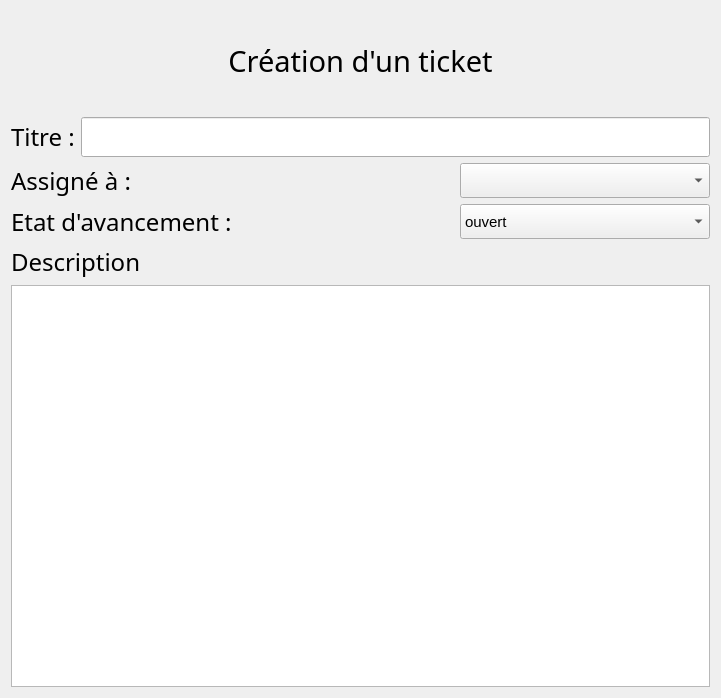
<?xml version="1.0" encoding="UTF-8"?>
<ui version="4.0">
 <class>formAddBug</class>
 <widget class="QDialog" name="formAddBug">
  <property name="geometry">
   <rect>
    <x>0</x>
    <y>0</y>
    <width>721</width>
    <height>698</height>
   </rect>
  </property>
  <property name="windowTitle">
   <string>Dialog</string>
  </property>
  <layout class="QVBoxLayout" name="verticalLayout">
   <item>
    <widget class="QLabel" name="label">
     <property name="minimumSize">
      <size>
       <width>0</width>
       <height>100</height>
      </size>
     </property>
     <property name="font">
      <font>
       <family>SketchFlow Print</family>
       <pointsize>22</pointsize>
      </font>
     </property>
     <property name="text">
      <string>Création d'un ticket</string>
     </property>
     <property name="alignment">
      <set>Qt::AlignCenter</set>
     </property>
    </widget>
   </item>
   <item>
    <layout class="QHBoxLayout" name="horizontalLayout">
     <item>
      <widget class="QLabel" name="label_2">
       <property name="font">
        <font>
         <family>Microsoft Yi Baiti</family>
         <pointsize>18</pointsize>
        </font>
       </property>
       <property name="text">
        <string>Titre :</string>
       </property>
      </widget>
     </item>
     <item>
      <widget class="QLineEdit" name="lineEdit">
       <property name="minimumSize">
        <size>
         <width>0</width>
         <height>40</height>
        </size>
       </property>
      </widget>
     </item>
    </layout>
   </item>
   <item>
    <layout class="QHBoxLayout" name="horizontalLayout_2">
     <item>
      <widget class="QLabel" name="label_5">
       <property name="font">
        <font>
         <family>Microsoft Yi Baiti</family>
         <pointsize>18</pointsize>
        </font>
       </property>
       <property name="text">
        <string>Assigné à :</string>
       </property>
      </widget>
     </item>
     <item>
      <spacer name="horizontalSpacer">
       <property name="orientation">
        <enum>Qt::Horizontal</enum>
       </property>
       <property name="sizeHint" stdset="0">
        <size>
         <width>40</width>
         <height>20</height>
        </size>
       </property>
      </spacer>
     </item>
     <item>
      <widget class="QComboBox" name="comboBox_2">
       <property name="minimumSize">
        <size>
         <width>250</width>
         <height>35</height>
        </size>
       </property>
       <property name="font">
        <font>
         <pointsize>11</pointsize>
        </font>
       </property>
      </widget>
     </item>
    </layout>
   </item>
   <item>
    <layout class="QHBoxLayout" name="horizontalLayout_3">
     <item>
      <widget class="QLabel" name="label_6">
       <property name="font">
        <font>
         <family>Microsoft Yi Baiti</family>
         <pointsize>18</pointsize>
        </font>
       </property>
       <property name="text">
        <string>Etat d'avancement :</string>
       </property>
      </widget>
     </item>
     <item>
      <spacer name="horizontalSpacer_2">
       <property name="orientation">
        <enum>Qt::Horizontal</enum>
       </property>
       <property name="sizeHint" stdset="0">
        <size>
         <width>40</width>
         <height>20</height>
        </size>
       </property>
      </spacer>
     </item>
     <item>
      <widget class="QComboBox" name="comboBox">
       <property name="minimumSize">
        <size>
         <width>250</width>
         <height>35</height>
        </size>
       </property>
       <property name="font">
        <font>
         <pointsize>11</pointsize>
        </font>
       </property>
       <property name="frame">
        <bool>true</bool>
       </property>
       <item>
        <property name="text">
         <string>ouvert</string>
        </property>
       </item>
       <item>
        <property name="text">
         <string>accepté</string>
        </property>
       </item>
       <item>
        <property name="text">
         <string>confirmé</string>
        </property>
       </item>
       <item>
        <property name="text">
         <string>affecté</string>
        </property>
       </item>
       <item>
        <property name="text">
         <string>résolu</string>
        </property>
       </item>
       <item>
        <property name="text">
         <string>fermé</string>
        </property>
       </item>
       <item>
        <property name="text">
         <string>rejeté</string>
        </property>
       </item>
      </widget>
     </item>
    </layout>
   </item>
   <item>
    <widget class="QLabel" name="label_3">
     <property name="font">
      <font>
       <family>Microsoft Yi Baiti</family>
       <pointsize>18</pointsize>
      </font>
     </property>
     <property name="text">
      <string>Description</string>
     </property>
    </widget>
   </item>
   <item>
    <widget class="QTextEdit" name="textEdit"/>
   </item>
  </layout>
 </widget>
 <resources/>
 <connections/>
</ui>
